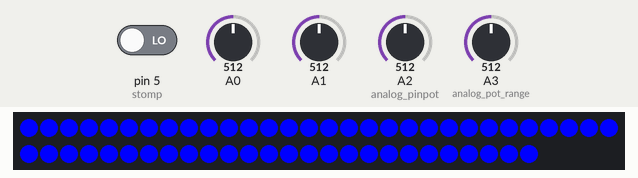
Simulated run of this sketch. Board: Arduino Uno, built with avr-gcc and run on an emulated ATmega328P. Parts: 56 RGB LEDs in strip order, left to right, continuing on the next row. The test bench sets the inputs (shaded band); at power-on: A1 = 512, pin 5 (stomp) LOW, A3 (analog_pot_range) = 512, A0 = 512, A2 (analog_pinpot) = 512. EEPROM starts erased.

Above: at 1.2 s.
1.3 s: A1 set to 30
At 2.7 s:
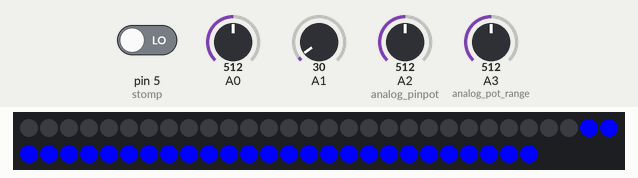
3.3 s: pin 5 (stomp) driven HIGH
At 3.47 s:
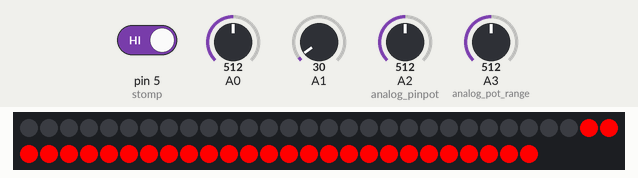
5.3 s: A3 (analog_pot_range) set to 992
At 5.4 s:
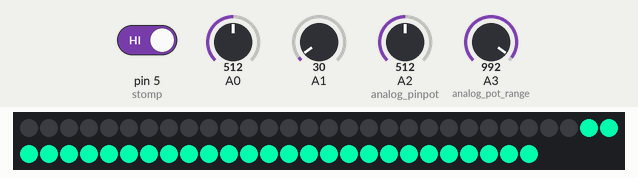
7.1 s: A0 set to 480
At 7.23 s:
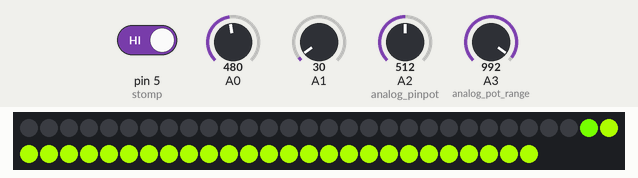
9.0 s: A0 set to 306
At 9.07 s:
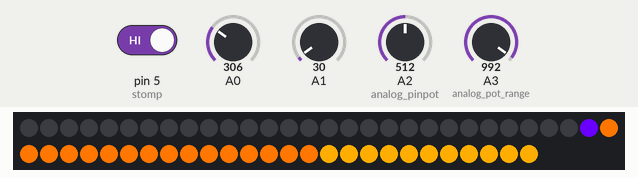
10.8 s: A3 (analog_pot_range) set to 716
At 10.9 s:
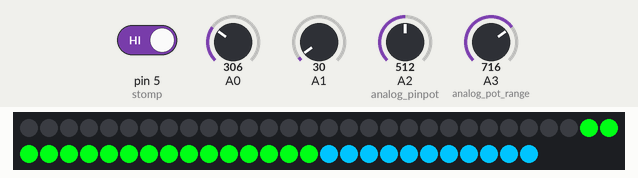

Measured:
- after the input at 1.3 s, the LEDs: first change at once (image 1 shows a later state)
- after the input at 3.3 s, the LEDs: change after 0.12 s (image 2)
- after the input at 5.3 s, the LEDs: change after 0.05 s (image 3)
- after the input at 7.1 s, the LEDs: change after 0.08 s (image 4)
- after the input at 9.0 s, the LEDs: change at once (image 5)
- after the input at 10.8 s, the LEDs: change after 0.05 s (image 6)

The sketch:

a3_refactor.ino
```cpp
#include <Adafruit_NeoPixel.h>
#include "EEPROM.h"
#define PIN 6
#define CNT_LIGHTS 56

// Instantiate Neopixel Strip
Adafruit_NeoPixel strip = Adafruit_NeoPixel(CNT_LIGHTS, PIN, NEO_GRB + NEO_KHZ800);

/* === Fixed settings === */

// Hardware Variables
int analog_pin_L = 1; // read from multiplexer using analog input 0
int analog_pin_R = 0; // read from multiplexer using analog input 0
int analog_pinpot = 2;// dial for speed
int analog_pot_range = 3;// dial for range
int stomp = 5;
int strobe_pin = 12; // strobe is attached to digital pin 2
int reset_pin = 13; // reset is attached to digital pin 3

// LED Variables
int color_state = 0;
int refresh = 10;
int refresh_counter = 0;
int tmp_refresh_adj = 0;
int global_brightness = 255; // Sets global brightness, i.e. 64 is 1/4 brightness.
int left_end_point = 0;
int left_start_point = ((CNT_LIGHTS/2)-1);
int right_start_point = ((CNT_LIGHTS/2));
int right_end_point = (CNT_LIGHTS-1);

// Variable to test whether monomode is active
boolean monomode = 0;

void setup()
{
  Serial.begin(9600); // print to serial monitor
  strip.begin();
  strip.show(); // Initialize all pixels to 'off'

  if (EEPROM.read(1) > 1){EEPROM.write(1,0);} // Clear EEPROM

  // Set pin modes
  pinMode(analog_pin_L, INPUT);
  pinMode(analog_pin_R, INPUT);
  pinMode(stomp, INPUT);
  pinMode(analog_pin_R, INPUT);
  pinMode(strobe_pin, OUTPUT);
  pinMode(reset_pin, OUTPUT);

  digitalWrite(reset_pin, LOW);
  digitalWrite(strobe_pin, HIGH);

  // If stomp is being pressed during setup, set monomode to True
  if (digitalRead(stomp) == HIGH){
    if (EEPROM.read(1) == 0){
      EEPROM.write(1,1);
    }else if (EEPROM.read(1) == 1) {
      EEPROM.write(1,0);
    }
  }

  // Set monomode based on the EEPROM state
  monomode = EEPROM.read(1);
}

void loop()
{
  // If stomp button is pressed, change color_state
  check_color_state();

  digitalWrite(reset_pin, HIGH);
  digitalWrite(reset_pin, LOW);

  int cur_sum_L = 0;
  int cur_sum_R = 0;

  // Represents all of the LED freq sum values in the LED strip
  int cur_LED_vals[CNT_LIGHTS];
  int prev_LED_vals[CNT_LIGHTS];

  // Get spectrum totals for L and R
  cur_sum_L = read_freq_sum(analog_pin_L);
  cur_sum_R = read_freq_sum(analog_pin_R);

  // If monomode is active, make L equal to R
  if (monomode == 1){
    cur_sum_L = cur_sum_R;
  }

  // Update LED values, moving them down the line based on amplitude of all frequencies
  update_led_positions(cur_LED_vals, prev_LED_vals, cur_sum_L, cur_sum_R);
  set_pixel_colors(cur_LED_vals);

  strip.show();
}

int check_color_state() {
  if (digitalRead(stomp) == HIGH){
    delay(100);
    if(color_state < 2){color_state++;}
    else if(color_state == 2){color_state=0;}
  }
}

int read_freq_sum(int pin) {

  int i;
  int spectrum_values[7];
  int spectrum_total = 0;

  //get readings from chip, sum freq values
  for (i = 0; i < 7; i++)
  {
    digitalWrite(strobe_pin, LOW);
    delayMicroseconds(30); // to allow the output to settle

    spectrum_values[i] = analogRead(pin);
    adjust_refresh_rate(spectrum_values[i], i);

    spectrum_total += spectrum_values[i];

    // strobe to the next frequency
    digitalWrite(strobe_pin, HIGH);

  }//for i

  return spectrum_total;
}

void adjust_refresh_rate(int amplitude, int freq_band) {
  if( amplitude > 400 && freq_band <= 1 )
    tmp_refresh_adj += 23;
}

void update_led_positions(int cur_LED_vals[], int prev_LED_vals[], int cur_sum_L, int cur_sum_R) {

  int i;
  int use_refresh = 10;
  float pot_value = analogRead(analog_pinpot); //for use of dial

  if(pot_value < 1000) {
    if (pot_value > 20){
      use_refresh = pot_value / 50;
    } else {
      use_refresh = 0;
    }
  }

  // Constrain temporary refresh rate adjustment to between 0 and 200
  if(tmp_refresh_adj < 0)
    tmp_refresh_adj = 0;
  if(tmp_refresh_adj > 200)
    tmp_refresh_adj = 200;

  refresh_counter++;

  if(refresh_counter >= (use_refresh - round(tmp_refresh_adj * .1))) {

    //reset the counter
    refresh_counter = 0;

    // Decay the temporary refresh rate adjustment
    tmp_refresh_adj -= 1;

    //save the history - RIGHT SIDE
    for (i = right_start_point; i <= right_end_point; i++) {
      prev_LED_vals[i] = cur_LED_vals[i-1];
    }//for
    for (i = right_start_point; i <= right_end_point; i++) {
      cur_LED_vals[i] = prev_LED_vals[i];
    }//for

    //save the history - LEFT SIDE
    for (i = left_start_point; i >= left_end_point; i--) {
      prev_LED_vals[i] = cur_LED_vals[i+1];
    }//for
    for (i = left_start_point; i >= left_end_point; i--) {
      cur_LED_vals[i] = prev_LED_vals[i];
    }//for

    cur_LED_vals[left_start_point] = cur_sum_L;
    cur_LED_vals[right_start_point] = cur_sum_R;

  }//if refresh
}

float get_wave_length(int num)
{
  float min_val = 500;
  float max_val = 4700;
  float min_wave = 350;
  float max_wave = 650;
  float pot_range = analogRead(analog_pot_range);
  max_val = pot_range * 5;
  min_val = pot_range / 2;
  if(num > max_val)
    max_val = num;

  return ((num - min_val) / (max_val-min_val) * (max_wave - min_wave)) + min_wave;

}

void get_RGB(float wave_value, int color_array[])
{

  float rz = 0, gz = 0, bz = 0;
  int r,g,b;

  // If wave value is within a certain range, set color value (0.0 - 1.0)
  if(wave_value >380 && wave_value <=439) {
    rz = (wave_value-440)/(440-380);
    gz = 0;
    bz = 1;
  }

  if(wave_value >=440 && wave_value <=489) {
    rz = 0;
    gz = (wave_value-440)/(490-440);
    bz = 1;
  }

  if(wave_value >=490 && wave_value <=509) {
    rz = 0;
    gz = 1;
    bz = (wave_value-510)/(510-490);
  }

  if(wave_value >=510 && wave_value <=579) {
    rz = (wave_value-510)/(580-510);
    gz = 1;
    bz = 0;
  }

  if(wave_value >=580 && wave_value <=644) {
    rz = 1;
    gz = (wave_value-645)/(645-580);
    bz = 0;
  }

  if(wave_value >=645 && wave_value <=780) {
    rz = 1;
    gz = 0;
    bz = 0;
  }

  // Convert RGB decimal value to 0-254 value
  r = rz * 255;
  b = bz * 255;
  g = gz * 255;

  // Shift RGB values based on color_state
  if(color_state == 0){
    color_array[0] = b;
    color_array[1] = g;
    color_array[2] = r;
  }
  if(color_state == 1){
    color_array[0] = r;
    color_array[1] = g;
    color_array[2] = b;
  }
  if(color_state == 2){
    color_array[0] = g;
    color_array[1] = r;
    color_array[2] = b;
  }

}
void set_pixel_colors(int cur_LED_vals[]) {

  int i;
  int useColor[3] = {0, 0, 0}; // Instantiate color array

  for (i = 0; i < CNT_LIGHTS; i++) {

    if(cur_LED_vals[i] > 500) {
      get_RGB(get_wave_length(cur_LED_vals[i]), useColor);
      strip.setPixelColor( i, useColor[0], useColor[1], useColor[2] );
    } else {
      strip.setPixelColor( i, 0, 0, 0 );
    }//if

  }//for

}
```
